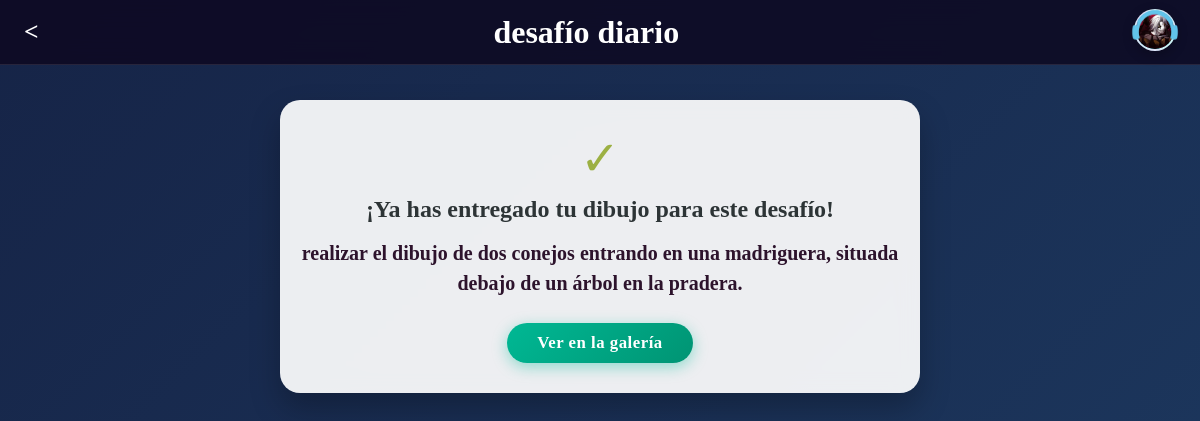
/actions/desafio.php (signed in), run on the app's committed database.
### tables this page shows
CREATE TABLE `usuarios` (
  `id` int(11) NOT NULL,
  `nombre` varchar(50) NOT NULL,
  `edad` int(11) DEFAULT NULL,
  `email` varchar(100) NOT NULL,
  `password` varchar(255) NOT NULL,
  `puntos` int(11) DEFAULT 0,
  `nivel` int(11) DEFAULT 1,
  `pais` varchar(100) DEFAULT NULL,
  `idioma` varchar(50) DEFAULT NULL,
  `foto_perfil` varchar(255) DEFAULT NULL,
  `fecha_registro` timestamp NOT NULL DEFAULT current_timestamp(),
  `rol` varchar(20) DEFAULT 'usuario',
  `bio` varchar(255) DEFAULT 'Sin biografía aún.',
  `suscrito` tinyint(1) DEFAULT 0,
  `tour_completado` tinyint(1) NOT NULL DEFAULT 0
);

CREATE TABLE `desafios` (
  `id` int(11) NOT NULL,
  `titulo` varchar(100) NOT NULL,
  `descripcion_es` text DEFAULT NULL,
  `descripcion_en` text DEFAULT NULL,
  `descripcion` text NOT NULL,
  `fecha_desafio` date NOT NULL
);

### actions/desafio.php (the view, shortened to what this page needs)
<?php
require_once '../staff/database.php';
$lang = $_SESSION['idioma'] ?? 'es';
$textos = [
    'es' => [
        'titulo_pagina'    => 'desafío diario',
        'instruccion'      => 'realizar el dibujo de un hada sentada en la rama de un árbol, utilizando los colores de una manzana roja. debe ser de cuerpo completo y el resto de los detalles son a libre criterio.',
        'label_titulo'     => 'Título de tu dibujo:',
        'ph_titulo'        => 'Escribe un título...',
        'btn_elegir'       => 'elegir imagen',
        'btn_subir'        => 'subir',
        'sin_titulo'       => 'Sin título',
        'completado_msj'   => '¡Ya has entregado tu dibujo para este desafío!',
        'ver_galeria'      => 'Ver en la galería'
    ],
    'en' => [
        'titulo_pagina'    => 'daily challenge',
        'instruccion'      => 'Draw a fairy sitting on a tree branch using the color palette of a red apple. It must be full-body; all other details are up to your imagination.',
        'label_titulo'     => 'Title of your drawing:',
        'ph_titulo'        => 'Type a title...',
        'btn_elegir'       => 'choose image',
        'btn_subir'        => 'upload',
        'sin_titulo'       => 'Untitled',
        'completado_msj'   => 'You have already submitted your drawing for this challenge!',
        'ver_galeria'      => 'View in gallery'
    ]
];
$t = $textos[$lang];
$usuario_id = $_SESSION['usuario_id'];
$stmt = $pdo->prepare("SELECT foto_perfil, rol FROM usuarios WHERE id = ?");
$stmt->execute([$usuario_id]);
$user = $stmt->fetch(PDO::FETCH_ASSOC);
$foto_perfil = $user['foto_perfil'] ?? null;
$desafio_id = 1;
$stmtDesafioBD = $pdo->prepare("SELECT * FROM desafios WHERE id = ?");
$stmtDesafioBD->execute([$desafio_id]);
$desafioBD = $stmtDesafioBD ? $stmtDesafioBD->fetch(PDO::FETCH_ASSOC) : null;
if ($desafioBD) {
    if ($lang === 'en' && !empty($desafioBD['descripcion_en'])) {
        $consigna_dinamica = $desafioBD['descripcion_en'];
    } else {
        $consigna_dinamica = !empty($desafioBD['descripcion_es']) ? $desafioBD['descripcion_es'] : $desafioBD['descripcion'];
    }
} else {
    $consigna_dinamica = $t['instruccion'];
}
$stmtCheckEntrega = $pdo->prepare("SELECT id FROM galeria WHERE usuario_id = ? AND desafio_id = ?");
$stmtCheckEntrega->execute([$usuario_id, $desafio_id]);
$ya_entregado = (bool)$stmtCheckEntrega->fetch();
?>
<!DOCTYPE html>
<html lang="<?= htmlspecialchars($lang) ?>">
<head>
    <link rel="stylesheet" href="../style.css">
</head>
<body class="main-body">
    <header class="top-bar">
        <a href="../index.php" class="nav-btn left-btn" title="Volver">&lt;</a>
        <h1 class="page-title"><?= $t['titulo_pagina'] ?></h1>
        <a href="../staff/usuario.php" class="profile-btn">
            <?php if (!empty($foto_perfil) && file_exists("../uploads/perfiles/" . $foto_perfil)): ?>
                <img src="../uploads/perfiles/<?= htmlspecialchars($foto_perfil) ?>" class="avatar-icon" style="object-fit: cover; border-radius: 50%;">
            <?php else: ?>
                <div class="avatar-icon"></div>
            <?php endif; ?>
        </a>
    </header>
    <main class="content-container">
        <?php if ($ya_entregado): ?>
            <div class="card-white completed-card">
                <div class="completed-icon">✓</div>
                <h2><?= htmlspecialchars($t['completado_msj']) ?></h2>
                <p class="instruction-text" style="margin-top: 15px;">
                    <?= htmlspecialchars($consigna_dinamica ?? '') ?>
                </p>
                <div style="margin-top: 25px;">
                    <a href="../extras/galeria.php" class="btn-action" style="text-decoration: none; display: inline-block;">
                        <?= htmlspecialchars($t['ver_galeria']) ?>
                    </a>
                </div>
            </div>
        <?php endif; ?>
    </main>
</body>
</html>

### style.css (style rules this page uses)
:root { --bg-grad-1: #3a1c71; --bg-grad-2: #d76d77; --bg-grad-3: #ffaf7b; --purple-main: #6c5ce7; --purple-dark: #2d132c; --violet-accent: #a29bfe; --brand-accent: #00cec9; --coral-accent: #ff7675; --lime-action: #00b894; --lime-hover: #55efc4; --card-bg-overlay: rgba(26, 20, 52, 0.75); --card-glass: rgba(255, 255, 255, 0.15); --text-light: #ffffff; --text-dark: #2d3436; --radius-lg: 20px; --radius-md: 14px; --radius-sm: 10px; --transition-smooth: cubic-bezier(0.25, 0.8, 0.25, 1); }
html, body { overscroll-behavior: none; overscroll-behavior-y: none; height: 100%; }
* { box-sizing: border-box; margin: 0; padding: 0; font-family: 'Poppins', 'Georgia', serif; }
body { background: linear-gradient(-45deg, #241442, #4b1248, #1f4068, #162447); background-size: 400% 400%; animation: gradientBG 15s ease infinite; min-height: 100vh; color: var(--text-light); }
.top-bar, .top-bar-custom, .profile-header-bg { background: rgba(13, 9, 33, 0.85); backdrop-filter: blur(12px); -webkit-backdrop-filter: blur(12px); border-bottom: 1px solid rgba(255, 255, 255, 0.1); height: 65px; display: flex; justify-content: space-between; align-items: center; padding: 0 24px; position: sticky; top: 0; z-index: 1005; }
.avatar-icon, .avatar-icon-small { width: 42px; height: 42px; background: linear-gradient(135deg, var(--purple-main), var(--brand-accent)); border-radius: 50%; position: relative; border: 2px solid rgba(255, 255, 255, 0.8); box-shadow: 0 4px 12px rgba(0, 0, 0, 0.25); transition: transform 0.3s ease, box-shadow 0.3s ease; }
.avatar-icon::after { content: ''; position: absolute; top: 7px; left: 50%; transform: translateX(-50%); width: 14px; height: 14px; background-color: var(--text-light); border-radius: 50%; }
.nav-btn { color: var(--text-light); text-decoration: none; font-size: 1.6rem; font-weight: bold; line-height: 1; cursor: pointer; z-index: 2; transition: transform 0.3s var(--transition-smooth), color 0.2s ease; }
.btn-action { background: linear-gradient(135deg, var(--lime-action), #009473); color: var(--text-light); text-decoration: none; padding: 10px 30px; border-radius: 30px; font-weight: 700; font-size: 1.05rem; letter-spacing: 0.5px; box-shadow: 0 4px 15px rgba(0, 184, 148, 0.4); transition: all 0.3s var(--transition-smooth); display: inline-block; }
.content-container { max-width: 680px; margin: 35px auto; padding: 0 20px; }
.card-white { background: rgba(255, 255, 255, 0.92); backdrop-filter: blur(10px); border-radius: var(--radius-lg); padding: 28px; box-sizing: border-box; width: 100%; overflow: hidden; box-shadow: 0 15px 30px rgba(0, 0, 0, 0.25); color: var(--text-dark); animation: zoomIn 0.5s ease forwards; }
.instruction-text { font-size: 1.25rem; font-weight: 700; line-height: 1.5; margin-bottom: 20px; color: var(--purple-dark); }

### actions/desafio.php (style rules this page uses)
.profile-btn { position: relative; display: inline-block; }
.completed-card { text-align: center; padding: 30px 20px; }
.completed-icon { font-size: 3rem; color: #9cb043; margin-bottom: 10px; }

### data on the page
usuarios: foto_perfil (picture)
desafios: descripcion_es "realizar el dibujo de dos conejos entrando en una madriguera, situada debajo de un árbol en la pradera."

### other printed values
$t['titulo_pagina'] "desafío diario"
$t['completado_msj'] "¡Ya has entregado tu dibujo para este desafío!"
$t['ver_galeria'] "Ver en la galería"
